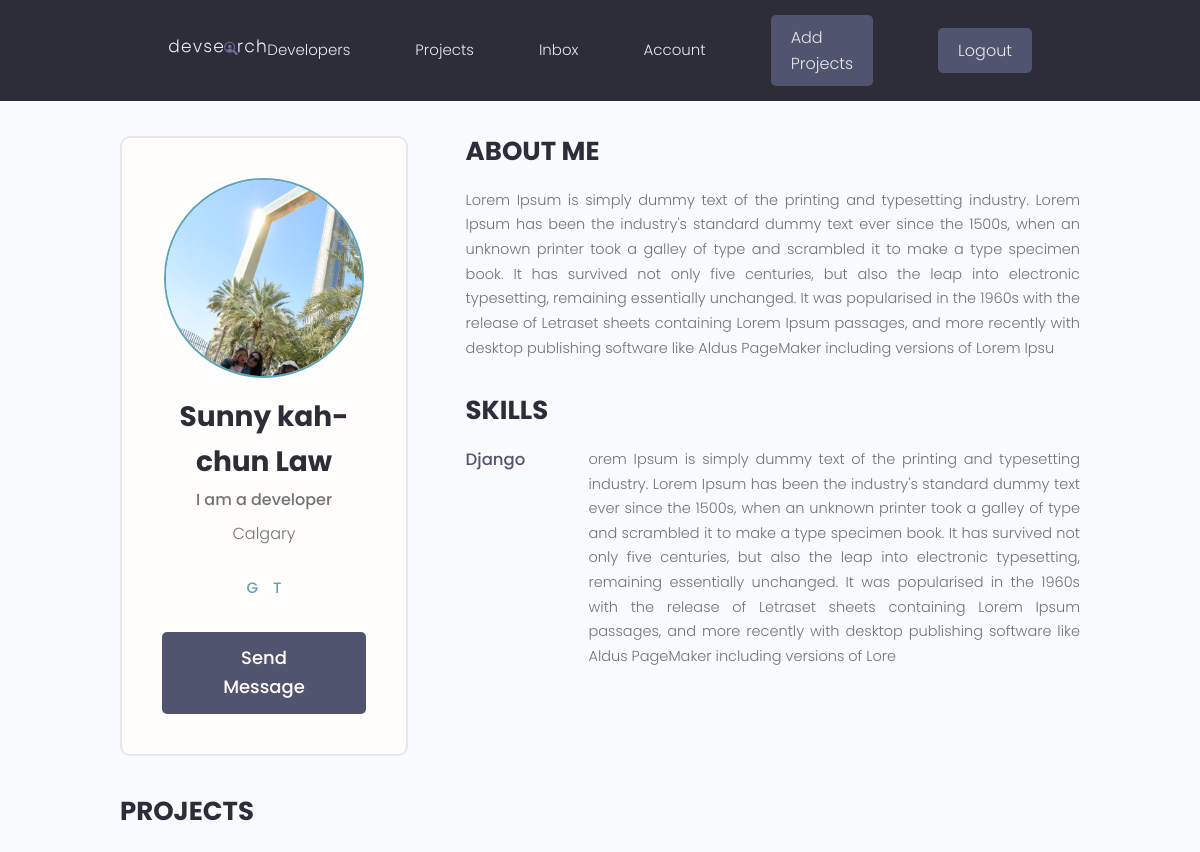
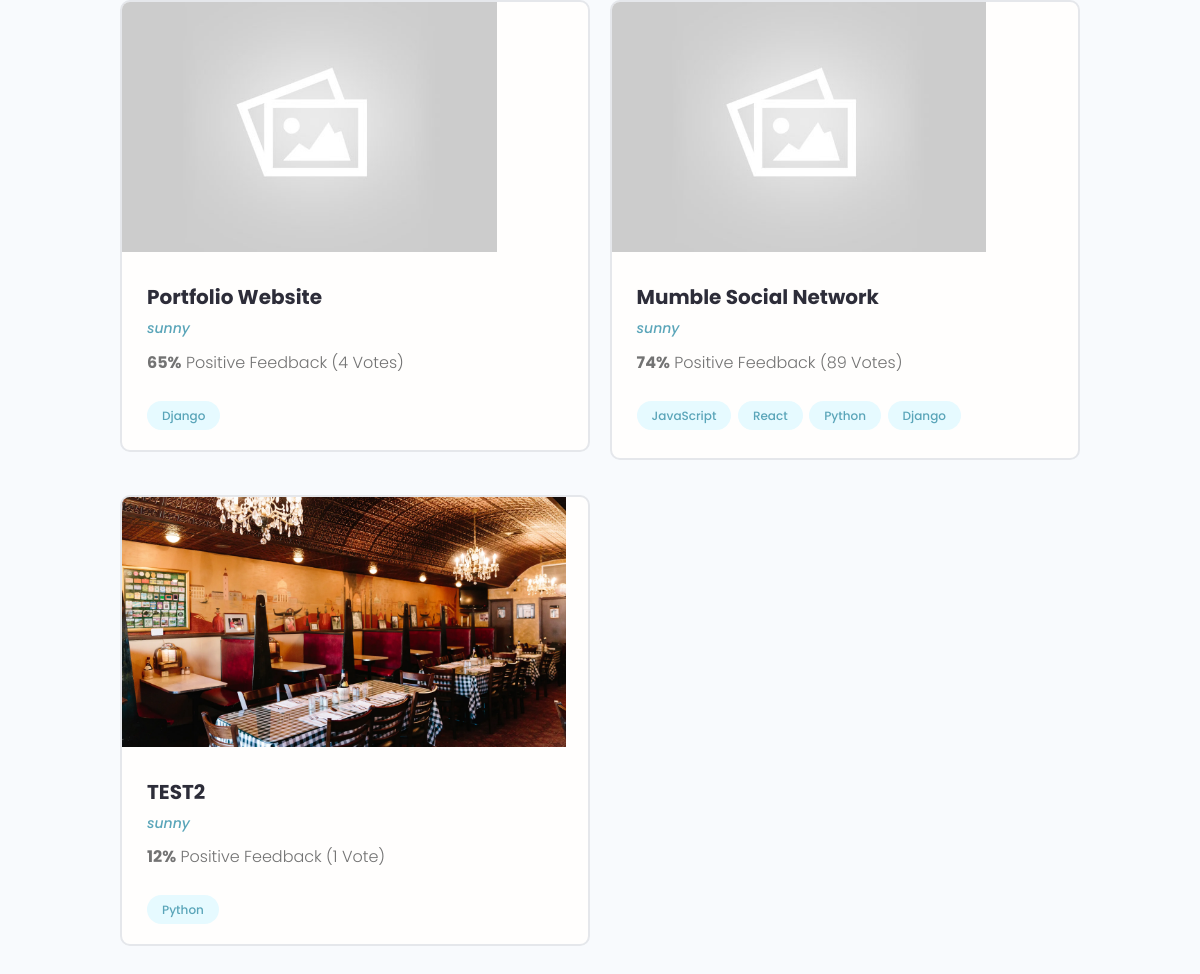
The page /profile/bae02edb-601e-4a99-9ada-62678e85b1ca (signed in) on the database its author committed (2 pictures, top to bottom).
### users/models.py (models this page shows, shortened)
class Profile(models.Model):
    user = models.OneToOneField(
        User, on_delete=models.CASCADE, null=True, blank=True)
    name = models.CharField(max_length=200, blank=True, null=True)
    email = models.EmailField(max_length=500, blank=True, null=True)
    username = models.CharField(max_length=200, blank=True, null=True)
    location = models.CharField(max_length=200, blank=True, null=True)
    short_intro = models.CharField(max_length=200, blank=True, null=True)
    bio = models.TextField(blank=True, null=True)
    profile_image = models.ImageField(
        null=True, blank=True, upload_to='profiles/', default="profiles/user-default.png")
    social_github = models.CharField(max_length=200, blank=True, null=True)
    social_twitter = models.CharField(max_length=200, blank=True, null=True)
    social_linkedin = models.CharField(max_length=200, blank=True, null=True)
    social_youtube = models.CharField(max_length=200, blank=True, null=True)
    social_website = models.CharField(max_length=200, blank=True, null=True)
    created = models.DateTimeField(auto_now_add=True)
    id = models.UUIDField(default=uuid.uuid4, unique=True,
                          primary_key=True, editable=False)
    def __str__(self):
        return str(self.username)

class Skill(models.Model):
    owner = models.ForeignKey(
        Profile, on_delete=models.CASCADE, null=True, blank=True)
    name = models.CharField(max_length=200, blank=True, null=True)
    description = models.TextField(blank=True, null=True)
    created = models.DateTimeField(auto_now_add=True)
    id = models.UUIDField(default=uuid.uuid4, unique=True,
                          primary_key=True, editable=False)

### projects/models.py (models this page shows, shortened)
class Projects(models.Model):
    owner = models.ForeignKey(
        Profile, null=True, blank=True, on_delete=models.SET_NULL)
    title = models.CharField(max_length=200)
    description = models.TextField(null=True, blank=True)
    featured_image = models.ImageField(
        null=True, blank=True, default="default.jpg")
    demo_link = models.CharField(max_length=2000, blank=True)
    source_link = models.CharField(max_length=2000, null=True, blank=True)
    tags = models.ManyToManyField('Tag', blank=True)
    vote_total = models.IntegerField(default=0, null=True, blank=True)
    vote_ratio = models.IntegerField(default=0, null=True, blank=True)
    created = models.DateTimeField(auto_now_add=True)
    id = models.UUIDField(default=uuid.uuid4, unique=True,
                          primary_key=True, editable=False)

class Tag(models.Model):
    name = models.CharField(max_length=200)
    createed = models.DateTimeField(auto_now_add=True)
    id = models.UUIDField(default=uuid.uuid4, unique=True,
                          primary_key=True, editable=False)
    def __str__(self):
        return self.name

### users/views.py (the view)
# urls.py: path('profile/<str:pk>', views.userprofile, name="user-profile"),
def userprofile(request, pk):
    profile = Profile.objects.get(id=pk)
    topSkills = profile.skill_set.exclude(description__exact="")
    otherSkills = profile.skill_set.filter(description="")
    context = {'profile': profile, 'topSkills': topSkills,
               'otherSkills': otherSkills}
    return render(request, 'users/user-profile.html', context)

### users/templates/users/user-profile.html (shortened to what this page needs)
{% extends 'main.html' %}
{% block content %}
<main class="profile my-md">
    <div class="container">
      <div class="layout">
        <div class="column column--1of3">
          <div class="card text-center">
            <div class="card__body dev">
              <img class="avatar avatar--xl" src="{{profile.profile_image.url}}" />
              <h2 class="dev__name">{{profile.name}}</h2>
              <p class="dev__title">{{profile.short_intro}}</p>
              <p class="dev__location">{{profile.location}}</p>
              <ul class="dev__social">
                {% if profile.social_github %}
                <li>
                  <a title="Github" href="{{profile.social_github}}" target="_blank">G</a>
                </li>
                {% endif %}
                {% if profile.social_twitter %}
                <li>
                  <a title="Twitter" href="{{profile.social_twitter}}" target="_blank">T</a>
                </li>
                {% endif %}
              </ul>
              <a href="#" class="btn btn--sub btn--lg">Send Message </a>
            </div>
          </div>
        </div>
        <div class="column column--2of3">
          <div class="devInfo">
            <h3 class="devInfo__title">About Me</h3>
            <p class="devInfo__about">
             {{profile.bio}}
            </p>
          </div>
          <div class="devInfo">
            <h3 class="devInfo__title">Skills</h3>
            <div class="devInfo__skills">
              {% for skill in topSkills %}
              <div class="devSkill">
                <h4 class="devSkill__title">{{skill.name}}</h4>
                <p class="devSkill__info">
                 {{skill.description}}
                </p>
              </div>
              {% endfor %}
              </div>
            </div>
          </div>
          <div class="devInfo">
            <h3 class="devInfo__title">Projects</h3>
            <div class="grid grid--two">
              {% for project in profile.projects_set.all %}
              <div class="column">
                <div class="card project">
                  <a href="{% url 'project' project.id %}" class="project">
                    <img class="project__thumbnail" src="{{project.featured_image.url}}" alt="project thumbnail" />
                    <div class="card__body">
                      <h3 class="project__title">{{project.title}}</h3>
                      <p><a class="project__author" href="{% url 'user-profile' profile.id %}">{{project.owner}}</a></p>
                      <p class="project--rating">
                        <span style="font-weight: bold;">{{project.vote_ratio}}%</span> Positive
                        Feedback ({{project.vote_total}} Vote{{project.vote_total|pluralize:"s"}})
                      </p>
                      <div class="project__tags">
                        {% for tag in project.tags.all %}
                        <span class="tag tag--pill tag--main">
                          <small>{{tag}}</small>
                        </span>
                        {% endfor %}
                      </div>
                    </div>
                  </a>
                </div>
              </div>
              {% endfor %}
            </div>
          </div>
        </div>
      </div>
  </main>
{% endblock content %}

### static/styles/app.css (style rules this page uses)
:root { --color-sub: #2d2d39; }
.btn--sub { background-color: var(--color-sub-light); }
.card { border: 2px solid var(--color-light); }
img { width: 100%; }
.profile .card > .dev { padding: 4rem; }
.dev__name { color: var(--color-sub); font-size: 2.8rem; font-weight: 700; margin-top: 1rem; margin-bottom: 0.5rem; }
.dev__title { font-size: 1.6rem; font-weight: 500; line-height: 1.3; }
.dev__location { margin-top: 1rem; }
.dev__social { margin: 3rem 0; list-style: none; display: flex; justify-content: center; gap: 1.5rem; }
.devInfo { margin-bottom: 3rem; }
.devInfo__title, .devInfo__subtitle { font-size: 2.6rem; color: var(--color-sub); text-transform: uppercase; font-weight: 700; margin-bottom: 1.5rem; }
.devInfo__about, .devSkill__info { font-size: 1.45rem; line-height: 1.7; text-align: justify; }
.devSkill { margin-bottom: 3rem; }
.devSkill__title { font-size: 1.65rem; font-weight: 500; color: var(--color-sub-light); }
@media screen and (min-width: 700px) { .devSkill { display: flex; justify-content: space-between; gap: 3rem; } }
@media screen and (min-width: 700px) { .devSkill__info { flex-basis: 80%; } }
.project__author { font-size: 1.4rem; font-style: italic; }
.project--rating { margin-bottom: 1.6em; margin-top: .5em; }
.project__thumbnail { height: 25rem; object-fit: cover; object-position: top center; }
.project__title { font-size: 2rem; font-weight: 700; color: var(--color-sub); }

### static/uikit/styles/modules/_variables.css (style rules this page uses)
:root { --color-main: #5aa5b9; --color-main-light: #e6faff; --color-sub: #3f4156; --color-sub-light: #51546e; --color-sub-lighter: #ededfd; --color-text: #737373; --color-gray: #8b8b8b; --color-light: #e5e7eb; --color-light-gray: #767676; --color-bg: #f8fafd; --color-white: #fffefd; --color-white-light: #f3f3f3; --color-success: #359e64; --color-success-bg: #def8e8; --color-error: #fc4b0b; --color-error-bg: #fff2ee; --font-base: 'Poppins', arial, helvetica, 'Segoe UI', roboto, ubuntu, sans-serif; --font-monospace: 'Fira Code', 'Courier New', courier, monospace; --font-regular: 300; --font-medium: 500; --font-bold: 700; --generic-shadow: 1px 1px 5px #00000010; --generic-transition: all 0.3s ease-in-out; }

### static/uikit/styles/modules/_base.css (style rules this page uses)
* { margin: 0; padding: 0; box-sizing: border-box; text-rendering: optimizeLegibility; color: inherit; font-size: inherit; }
html { font-size: 50%; }
@media only screen and (min-width: 480px) { html { font-size: 56.25%; } }
@media only screen and (min-width: 1200px) { html { font-size: 62.5%; } }
body { line-height: 1.6; font-weight: 400; font-size: 1.5rem; color: var(--color-text); background-color: var(--color-bg); min-height: 100vh; }

### static/uikit/styles/modules/_typography.css (style rules this page uses)
* { font-family: var(--font-base); }
h2 { font-size: 3.6rem; font-weight: var(--font-bold); }
h3 { font-size: 3.2rem; font-weight: var(--font-medium); }
h4 { font-size: 2.8rem; font-weight: var(--font-medium); }
p, span, strong { font-size: 1.6rem; color: var(--color-text); font-weight: var(--font-regular); }
a { padding-bottom: 2px; text-decoration: none; display: inline-block; color: var(--color-main); font-weight: var(--font-medium); }

### static/uikit/styles/modules/_utilities.css (style rules this page uses)
.container { width: 92%; max-width: 165rem; margin: 0 auto; box-sizing: border-box; }
@media screen and (min-width: 1000px) { .container { width: 90%; } }
@media screen and (min-width: 1200px) { .container { width: 80%; } }
.text-center { text-align: center; }
.my-md { margin: 3rem auto; }

### static/uikit/styles/modules/_avatar.css (style rules this page uses)
.avatar { border-radius: 50%; border: 2px solid var(--color-main); object-fit: cover; }
.avatar--xl { height: 20rem; width: 20rem; }

### static/uikit/styles/modules/_button.css (style rules this page uses)
.btn { display: inline-block; position: relative; cursor: pointer; background-color: var(--color-light); font-weight: var(--font-medium); color: var(--color-sub); text-decoration: none; padding: 1rem 2rem; border-radius: 0.5rem; border: none; width: -webkit-fit-content; width: -moz-fit-content; width: fit-content; height: -webkit-fit-content; height: -moz-fit-content; height: fit-content; font-size: 1.6rem; outline-width: 0; outline-color: transparent; -webkit-backface-visibility: hidden; backface-visibility: hidden; transition: all 0.3s ease-in-out; }
.btn--sub { background-color: var(--color-sub); color: var(--color-white); }
.btn--lg { font-size: 1.8rem; padding: 1.2rem 4.5rem; }

### static/uikit/styles/modules/_card.css (style rules this page uses)
.card { border-radius: 1rem; background-color: var(--color-white); border: 1.5px solid var(--color-light); width: auto; height: auto; margin-top: 0.5rem; margin-bottom: 0.5rem; overflow: hidden; }
.card__body, .card__header { padding: 2rem 2.5rem; }

### rows shown on the page
Profile: profile_image (picture), name "Sunny kah-chun Law", short_intro "I am a developer", location "Calgary", bio "Lorem Ipsum is simply dummy text of the printing and typesetting industry. Lorem Ipsum has been the industry's standard dummy text ever since the 1500s, when an unknown printer took a galley of type and scrambled it to make a type specimen book. It has survived not only five centuries, but also the leap into electronic typesetting, remaining essentially unchanged. It was popularised in the 1960s with the release of Letraset sheets containing Lorem Ipsum passages, and more recently with desktop publishing software like Aldus PageMaker including versions of Lorem Ipsu"
Skill: name "Django", description "orem Ipsum is simply dummy text of the printing and typesetting industry. Lorem Ipsum has been the industry's standard dummy text ever since the 1500s, when an unknown printer took a galley of type and scrambled it to make a type specimen book. It has survived not only five centuries, but also the leap into electronic typesetting, remaining essentially unchanged. It was popularised in the 1960s with the release of Letraset sheets containing Lorem Ipsum passages, and more recently with desktop publishing software like Aldus PageMaker including versions of Lore"
Projects: featured_image (placeholder picture), title "Portfolio Website", owner "sunny", vote_ratio "65", vote_total "4"
Tag: name "Django"
Projects: featured_image (placeholder picture), title "Mumble Social Network", owner "sunny", vote_ratio "74", vote_total "89"
Tag: name "JavaScript"
Tag: name "React"
Tag: name "Python"
Projects: featured_image (picture), title "TEST2", owner "sunny", vote_ratio "12", vote_total "1"
